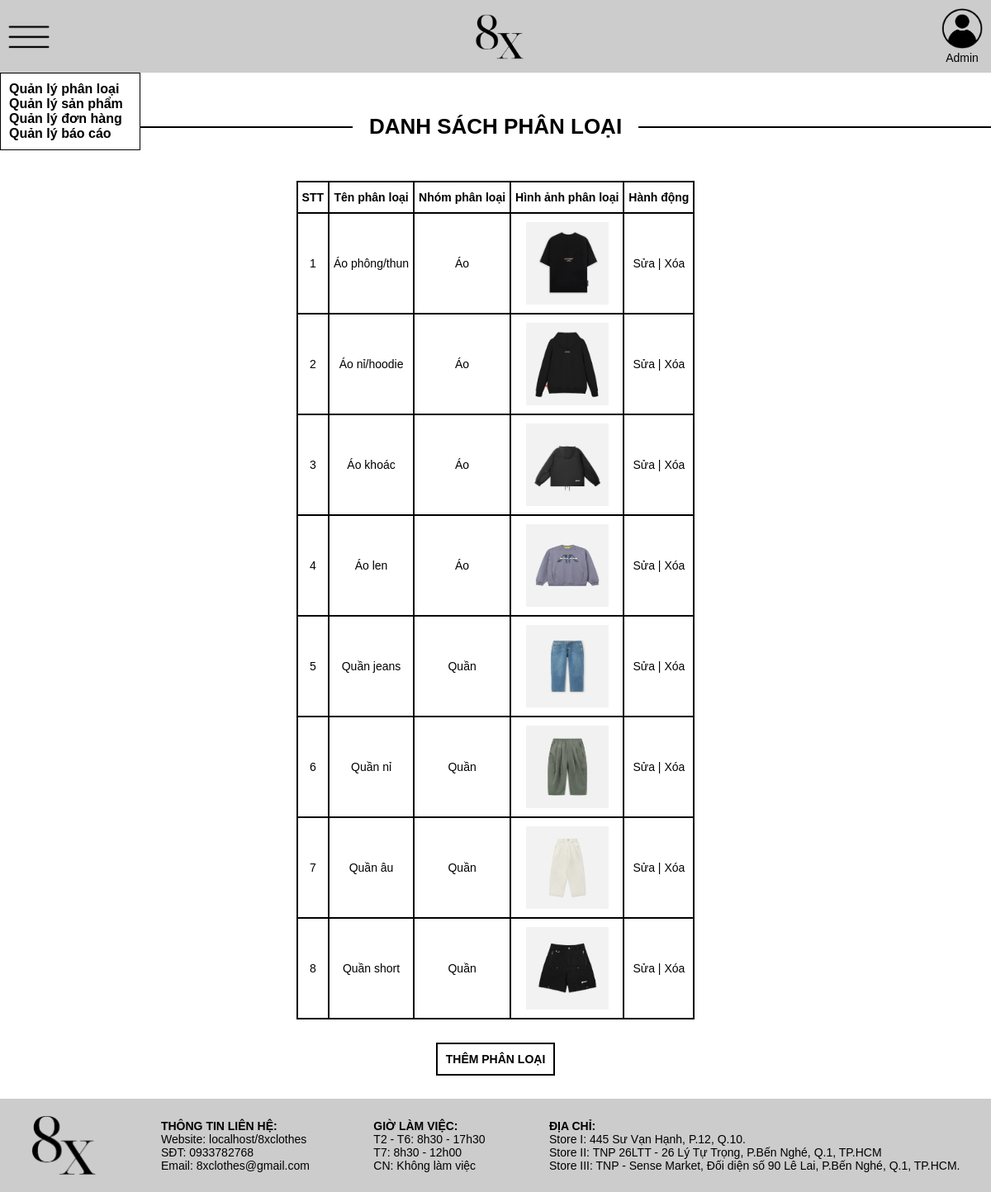
/quanlyphanloai.php, run on the app's committed database.
### tables this page shows
CREATE TABLE `phanloai` (
  `idphanloai` int(10) NOT NULL,
  `tenphanloai` varchar(20) NOT NULL,
  `nhomphanloai` varchar(255) NOT NULL,
  `hinhanhphanloai` varchar(255) NOT NULL
);

### php/database.php (called while the page is built, shortened)
<?php
class Database {
    public $host = DB_HOST;
    public $user = DB_USER;
    public $pass = DB_PASS;
    public $dbname = DB_NAME;
    public $link;
    private function connectDB() {
        $this->link = new mysqli($this->host, $this->user, $this->pass, $this->dbname);
    }
    public function select($query) {
        $result = $this->link->query($query) or die($this->link->error.__LINE__);
        if($result->num_rows > 0) {
            return $result;
        }
        else {
            return false;
        }
    }
}
?>

### php/classphanloai.php (called while the page is built, shortened)
<?php
include_once "database.php";
?>
<?php
class Phanloai {
    private $db;
    public function __construct() {
        $this->db = new Database();
    }
    public function show_phanloai() {
        $query = "SELECT * FROM phanloai ORDER BY idphanloai ASC";
        $result = $this->db->select($query);
        return $result;
    }
}
?>

### quanlyphanloai.php (the view, shortened to what this page needs)
<html>
    <head>
        <link rel="stylesheet" href="css/quanly.css">
    </head>
    <body>
        <header>
            <?php include_once "headera.php" ?>
        </header>
        <main>
            <?php
            include_once "php/classphanloai.php";
            ?>
            <?php
            $phanloai = new Phanloai;
            $show_phanloai = $phanloai->show_phanloai();
            ?>
            <section class=tieude>
                DANH SÁCH PHÂN LOẠI
            </section>
            <section class=bang>
                <table>
                    <tr>
                        <th>STT</th>
                        <th>Tên phân loại</th>
                        <th>Nhóm phân loại</th>
                        <th>Hình ảnh phân loại</th>
                        <th>Hành động</th>
                    </tr>
                    <?php
                    if($show_phanloai) {
                        $i = 0;
                        while($result = $show_phanloai->fetch_assoc()) {
                            $i++;
                    ?>
                    <tr>
                        <td><?php echo $i ?></td>
                        <td><?php echo $result['tenphanloai'] ?></td>
                        <td><?php echo $result['nhomphanloai'] ?></td>
                        <td style="text-align:center">
                        <img style="width:100px;height:100px" src="php/uploads/<?php echo $result['hinhanhphanloai'] ?>"></td>
                        <td><a href="suaphanloai.php?idphanloai=<?php echo $result['idphanloai'] ?>">Sửa</a> |
                        <a href="xoaphanloai.php?idphanloai=<?php echo $result['idphanloai'] ?>">Xóa</a></td>
                    </tr>
                    <?php
                        }
                    }
                    ?>
                </table>
            </section>
            <section class=nutthem>
                <a href="themphanloai.php"><span>THÊM PHÂN LOẠI</span></a>
            </section>
        </main>
        <footer>
            <?php include_once "footer.php" ?>
        </footer>
    </body>
</html>

### css/quanly.css (style rules this page uses)
* { padding: 0; margin: 0; border-spacing: 0; border-collapse: collapse; box-sizing: border-box; font-family: Arial, Helvetica, sans-serif; font-size: 14px; }
table th,td { border: 2px solid black; padding: 10px 5px; text-align: center; }
.tieude { display: flex; font-size: 26px; font-weight: bold; align-items: center; justify-content: center; margin: 50px 0px; gap: 20px; }
.tieude::after { content: ""; flex: 1; height: 2px; background-color: black; }
.tieude::before { content: ""; flex: 1; height: 2px; background-color: black; }
.bang,.nutthem { display: flex; justify-content: center; }
.nutthem { margin: 40px; }
.nutthem a { text-decoration: none; color: black; }
.nutthem span,button { background-color: white; border: 2px solid black; padding: 10px; font-weight: bold; }

### css/headera.css (style rules this page uses)
* { padding: 0; margin: 0; box-sizing: border-box; font-family: Arial, Helvetica, sans-serif; font-size: 14px; text-decoration: none; color: black; }
header { display: flex; background-color: #ccc; padding: 10px; justify-content: space-between; }
.menu li, a { justify-content: flex-start; align-items: flex-start; flex-direction: column; }

### css/footer.css (style rules this page uses)
* { padding: 0; margin: 0; box-sizing: border-box; font-family: Arial, Helvetica, sans-serif; font-size: 14px; text-decoration: none; color: black; }

### data on the page
phanloai: tenphanloai "Áo phông/thun", nhomphanloai "Áo", hinhanhphanloai (picture)
phanloai: tenphanloai "Áo nỉ/hoodie", nhomphanloai "Áo", hinhanhphanloai (picture)
phanloai: tenphanloai "Áo khoác", nhomphanloai "Áo", hinhanhphanloai (picture)
phanloai: tenphanloai "Áo len", nhomphanloai "Áo", hinhanhphanloai (picture)
phanloai: tenphanloai "Quần jeans", nhomphanloai "Quần", hinhanhphanloai (picture)
phanloai: tenphanloai "Quần nỉ", nhomphanloai "Quần", hinhanhphanloai (picture)
phanloai: tenphanloai "Quần âu", nhomphanloai "Quần", hinhanhphanloai (picture)
phanloai: tenphanloai "Quần short", nhomphanloai "Quần", hinhanhphanloai (picture)
